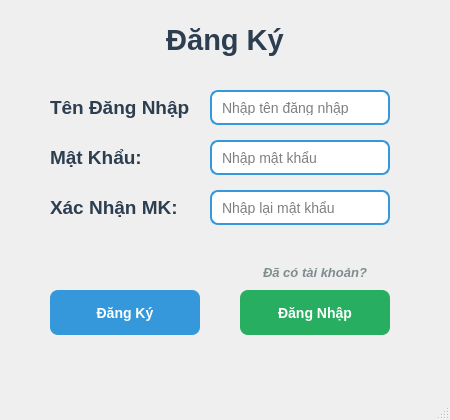
<?xml version="1.0" encoding="UTF-8"?>
<ui version="4.0">
 <class>MainWindow</class>
 <widget class="QMainWindow" name="MainWindow">
  <property name="geometry">
   <rect>
    <x>0</x>
    <y>0</y>
    <width>450</width>
    <height>420</height>
   </rect>
  </property>
  <property name="windowTitle">
   <string>Đăng Ký</string>
  </property>
  <property name="styleSheet">
   <string notr="true">
QMainWindow {
    background: qlineargradient(spread:pad, x1:0, y1:0, x2:1, y2:1, 
                stop:0 rgba(135, 206, 250, 255), stop:1 rgba(255, 182, 193, 255));
}

QLabel {
    color: #2c3e50;
    font-weight: bold;
}

QLineEdit {
    background-color: white;
    border: 2px solid #3498db;
    border-radius: 8px;
    padding: 8px;
    font-size: 14px;
}

QLineEdit:focus {
    border: 2px solid #2980b9;
}

QPushButton {
    background-color: #3498db;
    color: white;
    border: none;
    border-radius: 8px;
    padding: 12px 20px;
    font-size: 14px;
    font-weight: bold;
}

QPushButton:hover {
    background-color: #2980b9;
}

QPushButton:pressed {
    background-color: #21618c;
}

QPushButton#pushButton_2 {
    background-color: #27ae60;
}

QPushButton#pushButton_2:hover {
    background-color: #229954;
}
   </string>
  </property>
  <widget class="QWidget" name="centralwidget">
   <widget class="QLabel" name="label">
    <property name="geometry">
     <rect>
      <x>100</x>
      <y>20</y>
      <width>250</width>
      <height>40</height>
     </rect>
    </property>
    <property name="font">
     <font>
      <pointsize>22</pointsize>
      <weight>75</weight>
      <bold>true</bold>
     </font>
    </property>
    <property name="styleSheet">
     <string notr="true">
color: #2c3e50;
text-align: center;
     </string>
    </property>
    <property name="text">
     <string>Đăng Ký</string>
    </property>
    <property name="alignment">
     <set>Qt::AlignCenter</set>
    </property>
   </widget>
   <widget class="QLabel" name="label_2">
    <property name="geometry">
     <rect>
      <x>50</x>
      <y>90</y>
      <width>140</width>
      <height>35</height>
     </rect>
    </property>
    <property name="font">
     <font>
      <pointsize>14</pointsize>
      <weight>75</weight>
      <bold>true</bold>
     </font>
    </property>
    <property name="styleSheet">
     <string notr="true">
color: #2c3e50;
     </string>
    </property>
    <property name="text">
     <string>Tên Đăng Nhập:</string>
    </property>
   </widget>
   <widget class="QLabel" name="label_3">
    <property name="geometry">
     <rect>
      <x>50</x>
      <y>140</y>
      <width>140</width>
      <height>35</height>
     </rect>
    </property>
    <property name="font">
     <font>
      <pointsize>14</pointsize>
      <weight>75</weight>
      <bold>true</bold>
     </font>
    </property>
    <property name="styleSheet">
     <string notr="true">
color: #2c3e50;
     </string>
    </property>
    <property name="text">
     <string>Mật Khẩu:</string>
    </property>
   </widget>
   <widget class="QLineEdit" name="lineEdit">
    <property name="geometry">
     <rect>
      <x>210</x>
      <y>90</y>
      <width>180</width>
      <height>35</height>
     </rect>
    </property>
    <property name="font">
     <font>
      <pointsize>12</pointsize>
     </font>
    </property>
    <property name="placeholderText">
     <string>Nhập tên đăng nhập</string>
    </property>
   </widget>
   <widget class="QLineEdit" name="lineEdit_2">
    <property name="geometry">
     <rect>
      <x>210</x>
      <y>140</y>
      <width>180</width>
      <height>35</height>
     </rect>
    </property>
    <property name="font">
     <font>
      <pointsize>12</pointsize>
     </font>
    </property>
    <property name="echoMode">
     <enum>QLineEdit::Password</enum>
    </property>
    <property name="placeholderText">
     <string>Nhập mật khẩu</string>
    </property>
   </widget>
   <widget class="QLabel" name="label_4">
    <property name="geometry">
     <rect>
      <x>50</x>
      <y>190</y>
      <width>140</width>
      <height>35</height>
     </rect>
    </property>
    <property name="font">
     <font>
      <pointsize>14</pointsize>
      <weight>75</weight>
      <bold>true</bold>
     </font>
    </property>
    <property name="styleSheet">
     <string notr="true">
color: #2c3e50;
     </string>
    </property>
    <property name="text">
     <string>Xác Nhận MK:</string>
    </property>
   </widget>
   <widget class="QLineEdit" name="lineEdit_3">
    <property name="geometry">
     <rect>
      <x>210</x>
      <y>190</y>
      <width>180</width>
      <height>35</height>
     </rect>
    </property>
    <property name="font">
     <font>
      <pointsize>12</pointsize>
     </font>
    </property>
    <property name="echoMode">
     <enum>QLineEdit::Password</enum>
    </property>
    <property name="placeholderText">
     <string>Nhập lại mật khẩu</string>
    </property>
   </widget>
   <widget class="QPushButton" name="pushButton">
    <property name="geometry">
     <rect>
      <x>50</x>
      <y>290</y>
      <width>150</width>
      <height>45</height>
     </rect>
    </property>
    <property name="font">
     <font>
      <pointsize>14</pointsize>
      <weight>75</weight>
      <bold>true</bold>
     </font>
    </property>
    <property name="text">
     <string>Đăng Ký</string>
    </property>
   </widget>
   <widget class="QPushButton" name="pushButton_2">
    <property name="geometry">
     <rect>
      <x>240</x>
      <y>290</y>
      <width>150</width>
      <height>45</height>
     </rect>
    </property>
    <property name="font">
     <font>
      <pointsize>14</pointsize>
      <weight>75</weight>
      <bold>true</bold>
     </font>
    </property>
    <property name="text">
     <string>Đăng Nhập</string>
    </property>
   </widget>
   <widget class="QLabel" name="label_5">
    <property name="geometry">
     <rect>
      <x>220</x>
      <y>260</y>
      <width>190</width>
      <height>25</height>
     </rect>
    </property>
    <property name="font">
     <font>
      <pointsize>10</pointsize>
      <weight>75</weight>
      <bold>true</bold>
     </font>
    </property>
    <property name="styleSheet">
     <string notr="true">
color: #7f8c8d;
font-style: italic;
     </string>
    </property>
    <property name="text">
     <string>Đã có tài khoản?</string>
    </property>
    <property name="alignment">
     <set>Qt::AlignCenter</set>
    </property>
   </widget>
  </widget>
  <widget class="QMenuBar" name="menubar">
   <property name="geometry">
    <rect>
     <x>0</x>
     <y>0</y>
     <width>450</width>
     <height>22</height>
    </rect>
   </property>
  </widget>
  <widget class="QStatusBar" name="statusbar"/>
 </widget>
 <resources/>
 <connections/>
</ui>
